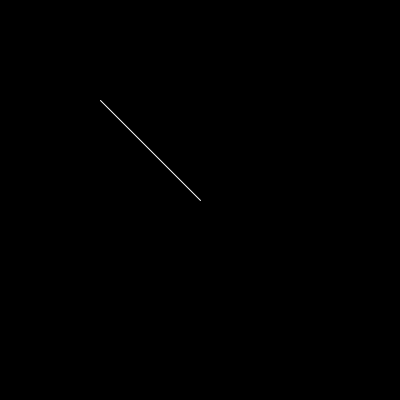
Frame 1 (no input)
Frame 60 (the mouse pressed at the canvas centre just before this capture): identical to frame 1, image omitted
Frame 120 (the mouse held since frame 60 and released just before this capture): identical to frame 1, image omitted

The Processing sketch that drew this single still picture (run headless with seeded random() and noise(); from frame 60 on, the mouse is pressed at the canvas centre):

// Processing sketch: PointInsideLine
// ── PointInsideLine.pde
PVector p1;
PVector p2;

PVector mouse;

void setup() {
  size(400,400);
  mouse = new PVector();
  p1 = new PVector(100,100);
  p2 = new PVector(200,200);
}


void draw() {
  background(0);
  stroke(255);
  mouse.set(mouseX, mouseY,0);
  if(pointInsideLine(mouse, p1, p2, 4)==true) {
    stroke(0,255,0);
  }
  line(p1.x, p1.y,p2.x,p2.y);
}


/**
  * PVector thePoint the point we will check if it is close to our line.
  * PVector theLineEndPoint1 one end of the line.
  * PVector theLineEndPoint2 the second end of the line.
  * int theTolerance how close thePoint can be to our line.
  */
boolean pointInsideLine(PVector thePoint, PVector theLineEndPoint1, PVector theLineEndPoint2, int theTolerance) {
  PVector dir = new PVector(theLineEndPoint2.x,theLineEndPoint2.y,theLineEndPoint2.z);
  dir.sub(theLineEndPoint1);
  PVector diff = new PVector(thePoint.x, thePoint.y, 0);
  diff.sub(theLineEndPoint1);

  // inside distance determines the weighting between linePoint1 and linePoint2 
  float insideDistance = diff.dot(dir) / dir.dot(dir);

  if(insideDistance>0 && insideDistance<1) {
    // thePoint is inside/close to the line if insideDistance>0 or <1
    println( ((insideDistance<0.5) ? "closer to p1":"closer to p2" ) + "\t p1:"+nf((1-insideDistance),1,2)+" / p2:"+nf(insideDistance,1,2) );
    PVector closest = new PVector(theLineEndPoint1.x,theLineEndPoint1.y,theLineEndPoint1.z);
    dir.mult(insideDistance);
    closest.add(dir);
    PVector d = new PVector(thePoint.x, thePoint.y, 0);
    d.sub(closest);
    float distsqr = d.dot(d); // println((insideDistance>0.5) ? "b":"a");
    // check the distance of thePoint to the line against our tolerance. 
    return (distsqr < pow(theTolerance,2)); 
  }
  return false;
}
